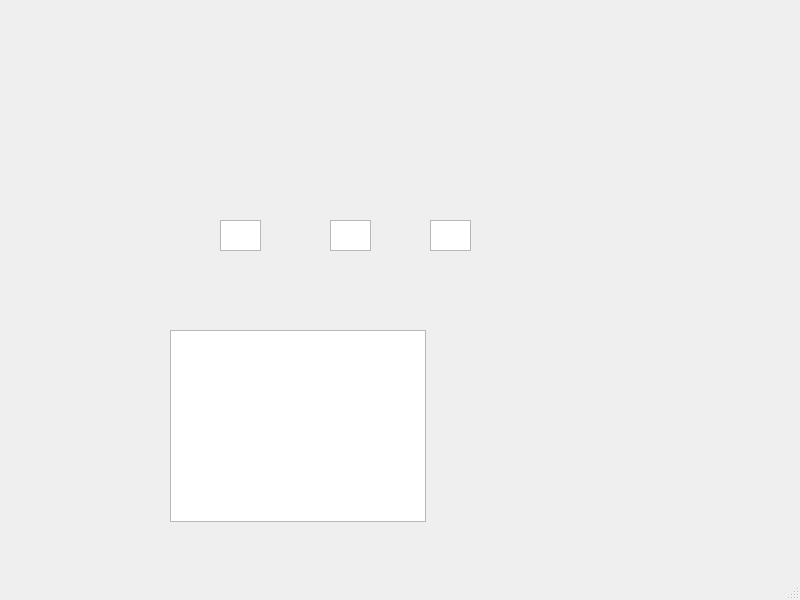
<?xml version="1.0" encoding="UTF-8"?>
<ui version="4.0">
 <class>MainWin</class>
 <widget class="QMainWindow" name="MainWin">
  <property name="geometry">
   <rect>
    <x>0</x>
    <y>0</y>
    <width>800</width>
    <height>600</height>
   </rect>
  </property>
  <property name="windowTitle">
   <string>MainWin</string>
  </property>
  <widget class="QWidget" name="centralwidget">
   <widget class="QTextEdit" name="Input_1">
    <property name="geometry">
     <rect>
      <x>220</x>
      <y>220</y>
      <width>41</width>
      <height>31</height>
     </rect>
    </property>
   </widget>
   <widget class="QListWidget" name="listWidget">
    <property name="geometry">
     <rect>
      <x>170</x>
      <y>330</y>
      <width>256</width>
      <height>192</height>
     </rect>
    </property>
   </widget>
   <widget class="QTextEdit" name="Input_2">
    <property name="geometry">
     <rect>
      <x>330</x>
      <y>220</y>
      <width>41</width>
      <height>31</height>
     </rect>
    </property>
   </widget>
   <widget class="QTextEdit" name="Input_3">
    <property name="geometry">
     <rect>
      <x>430</x>
      <y>220</y>
      <width>41</width>
      <height>31</height>
     </rect>
    </property>
   </widget>
  </widget>
  <widget class="QMenuBar" name="menubar">
   <property name="geometry">
    <rect>
     <x>0</x>
     <y>0</y>
     <width>800</width>
     <height>21</height>
    </rect>
   </property>
  </widget>
  <widget class="QStatusBar" name="statusbar"/>
 </widget>
 <resources/>
 <connections/>
</ui>
